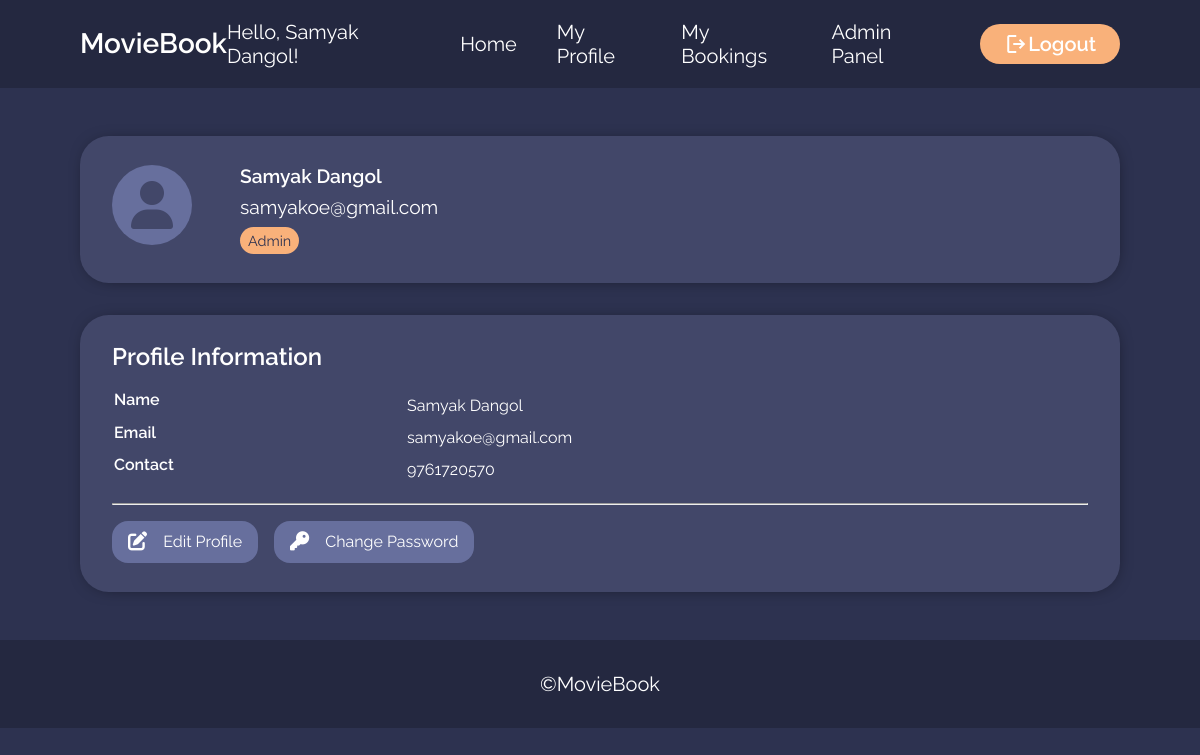
Screenshot of /pages/profile.php (signed in) with the database file from the repository.
### tables this page shows
CREATE TABLE `users` (
  `id` int(11) NOT NULL,
  `name` varchar(100) DEFAULT NULL,
  `email` varchar(255) DEFAULT NULL,
  `password` varchar(255) DEFAULT NULL,
  `mobile_no` varchar(10) DEFAULT NULL,
  `role` tinyint(1) DEFAULT NULL
);

### includes/db_helper.php (called while the page is built, shortened)
<?php
function bind_params($stmt, $types, $params)
{
    $params_count = count($params);
    if ($params_count == 1) {
        mysqli_stmt_bind_param($stmt, $types, $params[0]);
    } else if ($params_count == 2) {
        mysqli_stmt_bind_param($stmt, $types, $params[0], $params[1]);
    } else if ($params_count == 3) {
        mysqli_stmt_bind_param($stmt, $types, $params[0], $params[1], $params[2]);
    } else if ($params_count == 4) {
        mysqli_stmt_bind_param($stmt, $types, $params[0], $params[1], $params[2], $params[3]);
    } else if ($params_count == 5) {
        mysqli_stmt_bind_param($stmt, $types, $params[0], $params[1], $params[2], $params[3], $params[4]);
    } else if ($params_count == 6) {
        mysqli_stmt_bind_param($stmt, $types, $params[0], $params[1], $params[2], $params[3], $params[4], $params[5]);
    } else if ($params_count == 7) {
        mysqli_stmt_bind_param($stmt, $types, $params[0], $params[1], $params[2], $params[3], $params[4], $params[5], $params[6]);
    } else if ($params_count == 8) {
        mysqli_stmt_bind_param($stmt, $types, $params[0], $params[1], $params[2], $params[3], $params[4], $params[5], $params[6], $params[7]);
    } else if ($params_count == 9) {
        mysqli_stmt_bind_param($stmt, $types, $params[0], $params[1], $params[2], $params[3], $params[4], $params[5], $params[6], $params[7], $params[8]);
    } else if ($params_count == 10) {
        mysqli_stmt_bind_param($stmt, $types, $params[0], $params[1], $params[2], $params[3], $params[4], $params[5], $params[6], $params[7], $params[8], $params[9]);
    }
    return true;
}
function get_one_row($db_server, $query, $param_value = array(), $param_type = "")
{
    $stmt = mysqli_prepare($db_server, $query);
    if (!empty($param_value) && !empty($param_type)) {
        bind_params($stmt, $param_type, $param_value);
    }
    mysqli_stmt_execute($stmt);
    $result = mysqli_stmt_get_result($stmt);
    $row = mysqli_fetch_assoc($result);
    return $row;
}

### pages/profile.php (the view, shortened to what this page needs)
<?php
include("../includes/connection.php");
include("../includes/db_helper.php");
$id = $_SESSION["user_id"];
$user = get_one_row($db_server, "SELECT * FROM users WHERE id=?", [$id], 'i');
?>
<!DOCTYPE html>
<html lang="en">
<head>
    <link rel="stylesheet" href="../assets/css/style.css" />
    <link
        rel="stylesheet"
        href="https://cdnjs.cloudflare.com/ajax/libs/font-awesome/6.6.0/css/all.min.css" />
</head>
<body>
    <?php include("../includes/header.php"); ?>
    <main class="profile-container">
        <div class="profile-body">
            <div class="profile-info">
                <div class="profile"><i class="fa-solid fa-user"></i></div>
                <div class="profile-text">
                    <p class="profile-username"><?= $user["name"] ?></p>
                    <p class="profile-email"><?= $user["email"] ?></p>
                    <p class="profile-role"><?= $user["role"] ? "Admin" : "User" ?></p>
                </div>
            </div>
        </div>
        <div class="profile-body">
            <div class="profile-body-title">Profile Information</div>
            <table>
                <tr>
                    <th>Name</th>
                    <td><?= $user["name"] ?></td>
                </tr>
                <tr>
                    <th>Email</th>
                    <td><?= $user["email"] ?></td>
                </tr>
                <tr>
                    <th>Contact</th>
                    <td><?= $user["mobile_no"] ?></td>
                </tr>
            </table>
            <hr>
            <div class="profile-actions">
                <button class="profile-button" onclick="openModel('../profile/edit_profile.php')"><i class="fa-solid fa-pen-to-square"></i>Edit Profile</button>
                <button class="profile-button"><i class="fa-solid fa-key"></i>Change Password</button>
            </div>
        </div>
    </main>
    <?php include("../includes/footer.php"); ?>
</body>
</html>

### assets/css/style.css (style rules this page uses)
:root { --header: #242840; --color1: #2d3250; --color2: #424769; --color3: #f9b17a; --color4: #676f9d; --success: #5cb85c; --error: #e05d5d; --semibold: 600; --regular: 400; }
* { box-sizing: border-box; padding: 0; margin: 0; font-family: "Raleway", sans-serif; line-height: 1.2; transition: 90ms ease-in-out; }
html { width: 100vw; overflow-x: hidden; }
body { color: var(--white); height: 100%; width: 100%; min-height: 100vh; background-color: var(--color1); }
i { color: var(--color2); font-size: 1.2rem; }
.profile-container { display: flex; justify-content: space-between; padding: 3rem 5rem; flex-direction: column; gap: 2rem; }
.profile-body { background-color: var(--color2); border-radius: 1.8rem; padding: 1.8rem 2rem; display: flex; flex-direction: column; gap: 1rem; box-shadow: 1px 1px 19px -10px #000000; width: 100%; }
.profile-info { display: flex; gap: 3rem; flex-direction: row; }
.profile { display: flex; border-radius: 10rem; background-color: var(--color4); padding: 1rem; width: 5rem; height: 5rem; justify-content: center; align-items: center; }
.profile i { font-size: 3rem; }
.profile-text { display: flex; flex-direction: column; color: white; font-size: 1.2rem; gap: 0.5rem; font-weight: var(--regular); }
.profile-username { font-weight: var(--semibold); }
.profile-role { background-color: var(--color3); border-radius: 2rem; width: fit-content; padding: 0.3rem 0.5rem; font-size: 0.9rem; color: var(--color1); font-weight: var(--regular); }
.profile-body-title { color: white; font-size: 1.5rem; font-weight: var(--semibold); }
.profile-body table { width: 100%; color: white; text-align: left; font-size: 1rem; }
.profile-body table th { font-weight: var(--semibold); width: 30%; padding-bottom: 0.7rem; }
.profile-body table td { font-weight: var(--regular); margin-bottom: 1rem; }
.profile-actions { display: flex; gap: 1rem; }
.profile-button { padding: 0.7rem 1rem; background-color: var(--color4); border: none; border-radius: 1rem; color: white; display: flex; gap: 1rem; align-items: center; font-size: 1rem; }
.profile-button i { color: white; }

### rows the page displays
users: name "Samyak Dangol", email "samyakoe@gmail.com", mobile_no "9761720570"

### other values shown
$_SESSION["user_name"] "Samyak Dangol"
